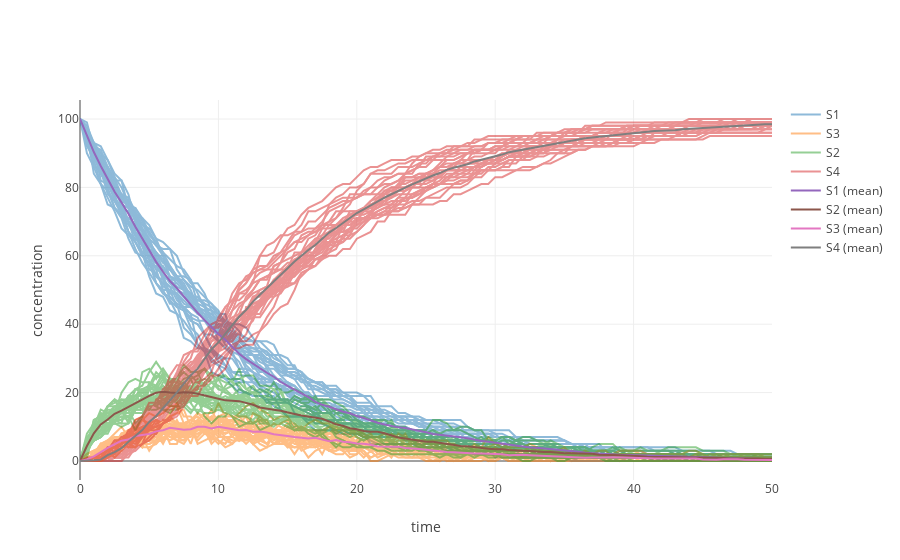

Notebook cell for this chart:
### Code cell
import tellurium as te, numpy as np

# use a stochastic solver
stochastic.integrator = 'gillespie'
stochastic.integrator.seed = 1234
# selections specifies the output variables in a simulation
selections = ['time'] + stochastic.getBoundarySpeciesIds() \
                      + stochastic.getFloatingSpeciesIds()
stochastic.integrator.variable_step_size = False

# run repeated simulation
Ncol = len(stochastic.selections)
Nsim = 30
points = 101
s_sum = np.zeros(shape=[points, Ncol])
for k in range(Nsim):
    stochastic.resetToOrigin()
    s = stochastic.simulate(0, 50, points, selections=selections)
    s_sum += s
    # use show=False to add traces to the current plot
    # instead of starting a new one, equivalent to MATLAB hold on
    stochastic.plot(s, alpha=0.5, show=False)

# add mean curve, legend, show everything and set labels, titles, ...
fig = te.plot(s[:,0], s_sum[:,1:]/Nsim, 
              names=[x + ' (mean)' for x in selections[1:]], 
              title="Stochastic simulation", 
              xtitle="time", ytitle="concentration")
